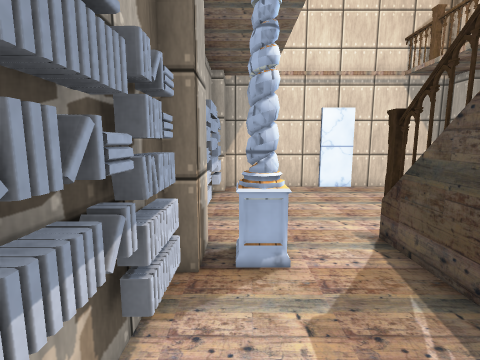
view 1 (above)

12 first-person views from a walk through a scene from a Unity 3-D project. The camera is 1.3 m above the floor, tilts 8° down and sees 85° across. The floor is counted in squares, 0.5 m on a side. Each view is taken from the middle of a square. On the plan, view 1 faces up. The plan holds only what a view shows up to about 18 squares ahead; the rest is blank. The place goes on beyond the plan. The player character is not drawn. Some surface patterns are stand-ins.

view 2
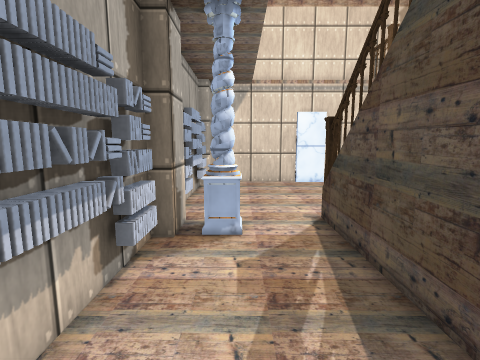

view 3
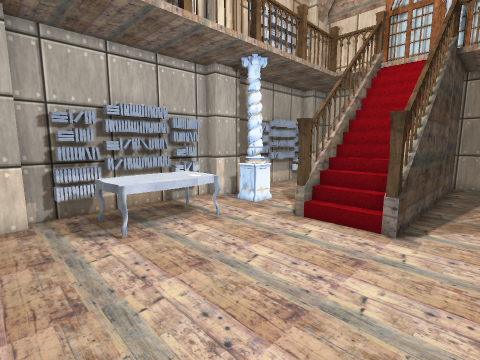

view 4
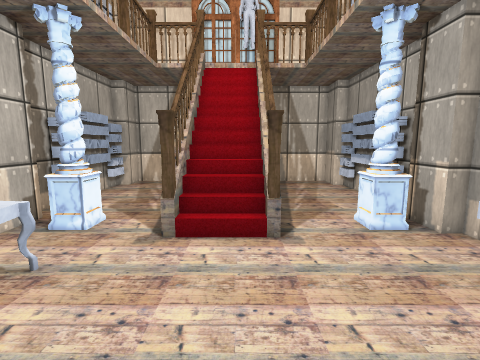

view 5
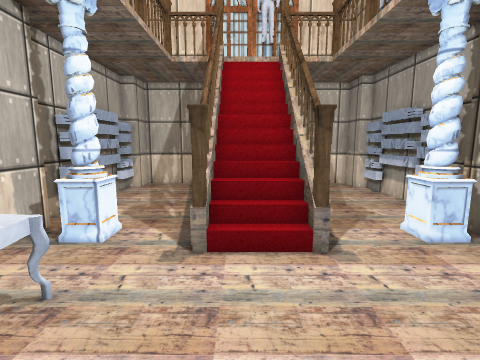

view 6
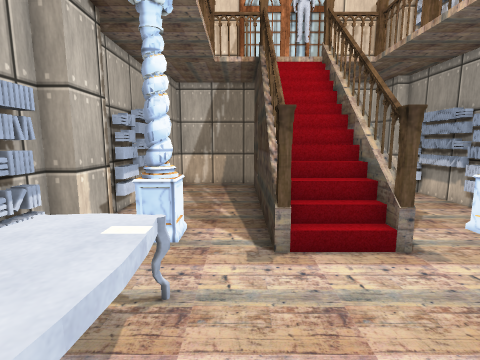

view 7
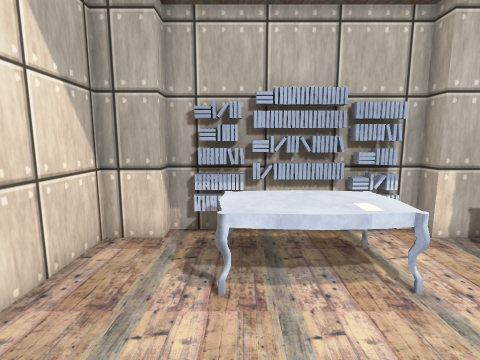

view 8
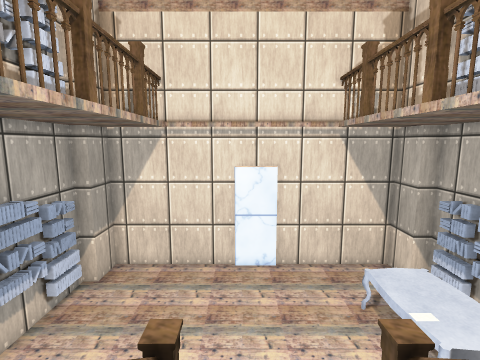

view 9
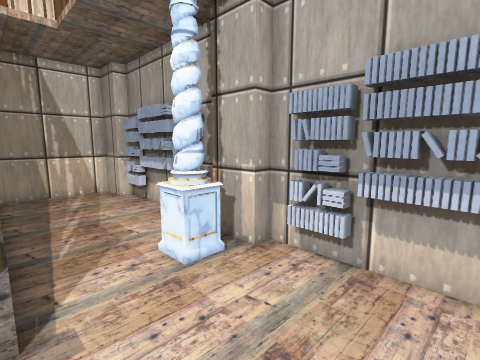

view 10
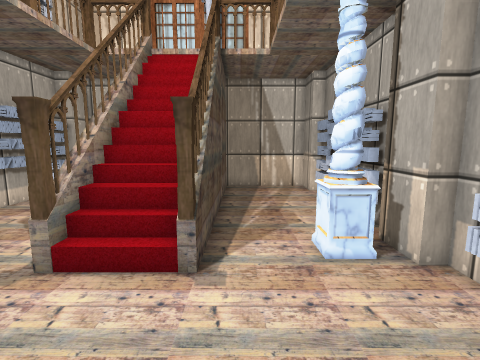

view 11
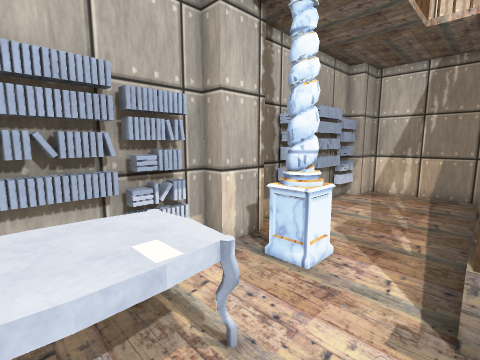

view 12
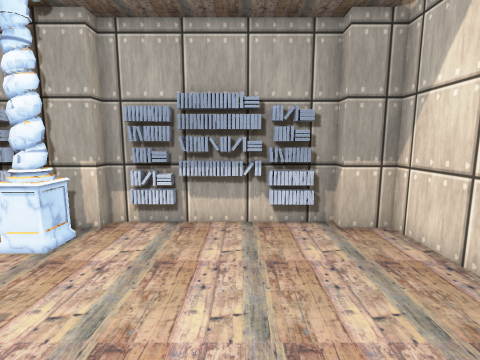

### Floor plan
Key: @ floor where view 1 was taken; # wall or solid block; x gap in a wall; . main floor; : floor 3.25 m higher than the main floor; / step, stairs or slope; = window, fence, low wall or low ledge; ^ raised ledge; v drop or lower ground; O other object.
Columns run from 1 left of view 1 to 13 right of it. Each row starts with its distance up from view 1.
 16 ##############
 15 #.....  .....#
 14 #............##
 13 #............=#
 12 #.........^^^##
 11 #.........^^^##
 10 #.........O^^#
  9 #.........=^^#
  8 #............#
  7 #....#//#....#
  6 ###..=//=..###
  5 #==..v//v..#=#
  4 #....v//v....##
  3 #....x//x....=#
  2 #....x//x....##
  1 #....v//v....##
  0 #@...#  #....#
 -1 #....:  :....#
 -2 #....:   ....#
 -3 #....##  ....#
 -4 ##############

Where each view was taken, in squares from view 1:
view 1: 0 up, 0 right, facing up
view 2: 2 down, 1 right, facing up
view 3: 15 up, 2 right, facing down-right
view 4: 14 up, 5 right, facing down
view 5: 13 up, 6 right, facing down
view 6: 13 up, 8 right, facing down
view 7: 12 up, 5 right, facing right
view 8: 4 up, 5 right, facing up
view 9: 11 up, 4 right, facing down-left
view 10: 12 up, 3 right, facing down
view 11: 11 up, 7 right, facing down-right
view 12: 11 up, 7 right, facing left
